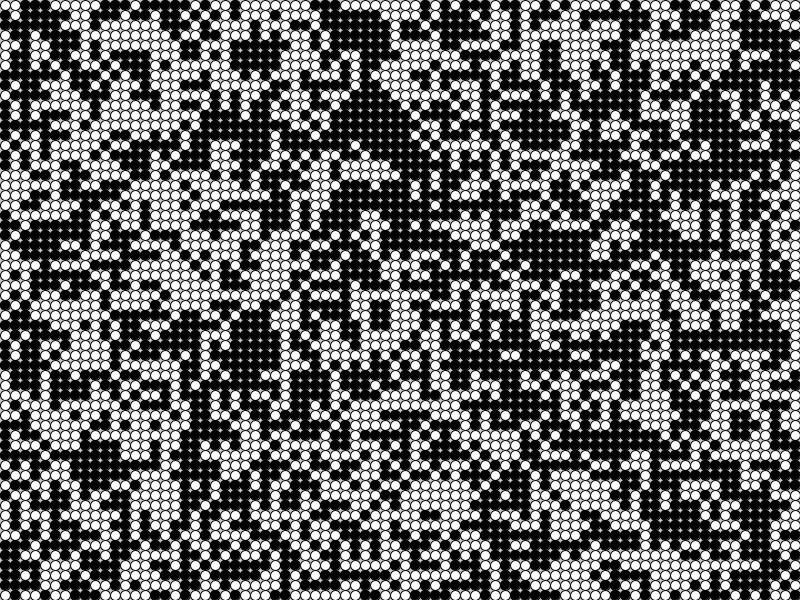
Frame 1 (no input)
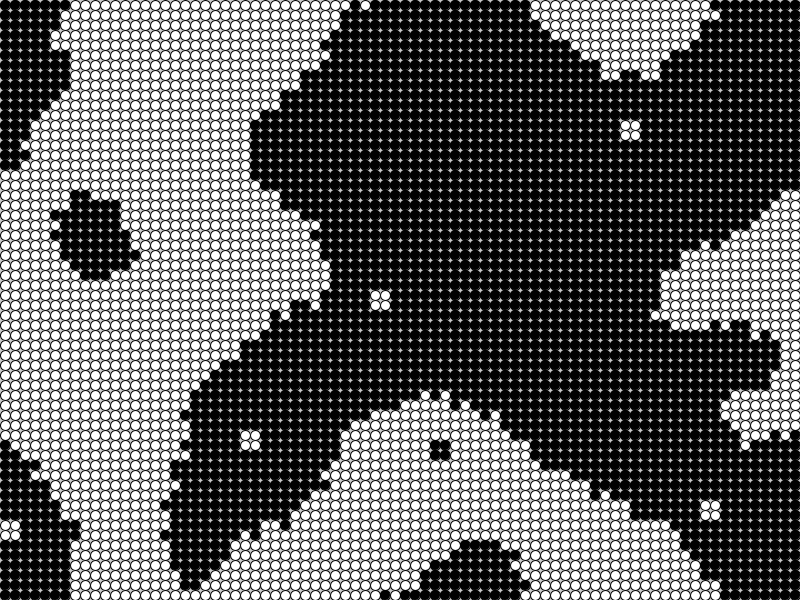
Frame 60 (the mouse pressed at the canvas centre just before this capture)
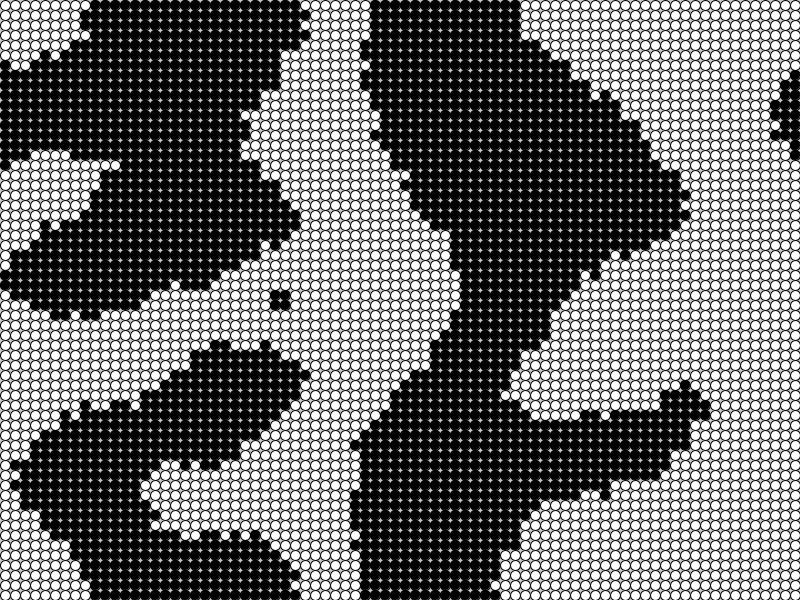
Frame 120 (the mouse held since frame 60 and released just before this capture)

The Processing sketch that drew these frames (run headless with seeded random() and noise(); from frame 60 on, the mouse is pressed at the canvas centre):

// Processing sketch: cell02
// ── cell02.pde
Cell[][] cells;
int _cellSize = 10;
int _numX, _numY;

void setup(){
    size(800, 600);
    background(200);
    smooth();

    _numX = floor(width / _cellSize);
    _numY = floor(height / _cellSize);

    restart();
}

void draw() {
    background(200);

    for(int x = 0; x < _numX; x++) {
        for(int y = 0; y < _numY; y++) {
            cells[x][y].calcNextState();
        }
    }

    translate(_cellSize / 2, _cellSize / 2);

    for(int x = 0; x < _numX; x++) {
        for(int y = 0; y < _numY; y++) {
            cells[x][y].drawCells();
        }
    }
}

void restart() {
    cells = new Cell[_numX][_numY];
    for(int x = 0; x < _numX; x++) {
        for(int y = 0; y < _numY; y++) {
            cells[x][y] = new Cell(x, y);
        }
    }

    for(int x = 0; x < _numX; x++) {
        for(int y = 0; y < _numY; y++) {
            int above = y - 1;
            int below = y + 1;
            int left = x - 1;
            int right = x + 1;

            if(above < 0) above = _numY - 1;
            if(below == _numY) below = 0;
            if(left < 0) left = _numX - 1;
            if(right == _numX) right = 0;

            cells[x][y].addNeighbour(cells[left][above]);
            cells[x][y].addNeighbour(cells[left][y]);
            cells[x][y].addNeighbour(cells[left][below]);
            cells[x][y].addNeighbour(cells[x][below]);
            cells[x][y].addNeighbour(cells[right][below]);
            cells[x][y].addNeighbour(cells[right][y]);
            cells[x][y].addNeighbour(cells[right][above]);
            cells[x][y].addNeighbour(cells[x][above]);
        }
    }
}

void mousePressed() {
    restart();
}

class Cell {
    float x, y;
    boolean state;
    boolean nextState;
    Cell[] neighbours;

    Cell(float ex, float why) {
        x = ex * _cellSize;
        y = why * _cellSize;

        if(random(2) > 1) {
            nextState = true;
        } else {
            nextState = false;
        }

        state = nextState;
        neighbours = new Cell[0];
    }

    void addNeighbour(Cell cell) {
        neighbours = (Cell[])append(neighbours, cell);
    }

    void calcNextState() {
        int liveCount = 0;
        if(state) liveCount++;
        for(int i = 0; i < neighbours.length; i++) {
            if(neighbours[i].state == true) {
                liveCount++;
            }
        }

        if(liveCount <= 4) {
            nextState = false;
        } else {
            nextState = true;
        }

        if(liveCount == 4 || liveCount == 5) {
            nextState = !nextState;
        }
    }

    void drawCells() {
        state = nextState;
        stroke(0);
        if(state == true) {
            fill(0);
        } else {
            fill(255);
        }
        ellipse(x, y, _cellSize, _cellSize);
    }
}
